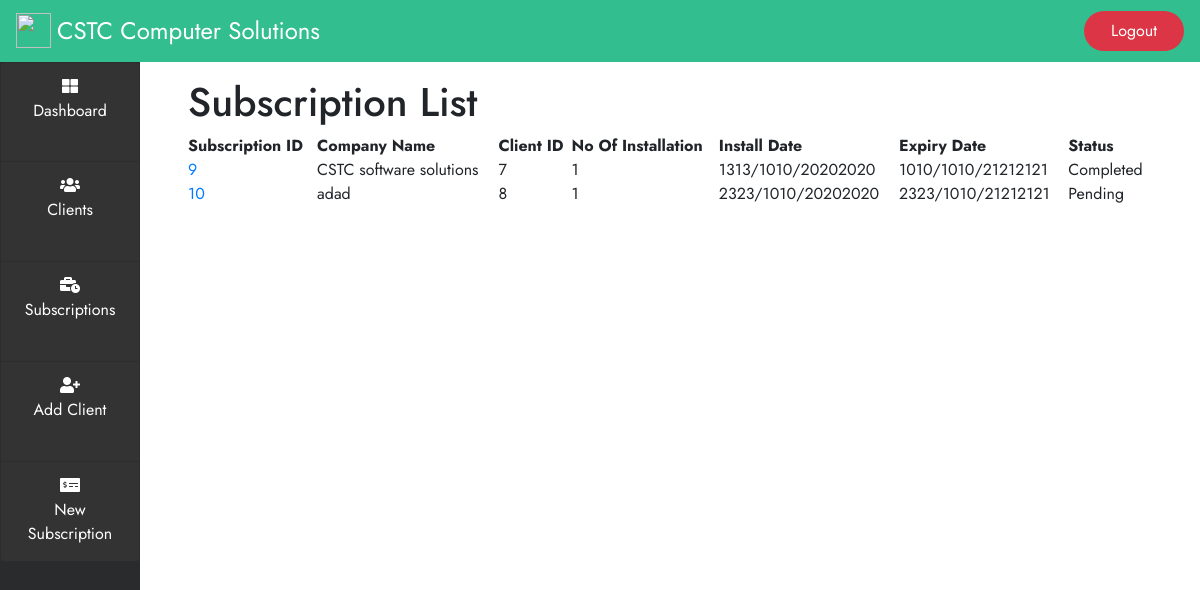
The page /subscription (signed in) on the database its author committed.
### subscription/models.py (models this page shows, shortened)
class Subscription(models.Model):
    CustomerName= models.ForeignKey(Customer, on_delete=models.CASCADE, related_name='customer')
    Installation_number = models.IntegerField(blank=False,default=1, validators=[MinValueValidator(1)])
    InstallDuration= models.IntegerField(blank=False,default=1, validators=[MinValueValidator(1)])
    InstallDate=models.DateField()
    ExpiryDate= models.DateField()
    TotalAmount= models.FloatField(blank=False, default=0, validators=[MinValueValidator(0)])
    AmountReceived=models.FloatField(blank=False,default=0, validators=[MinValueValidator(0)])
    RemainingAmount = models.FloatField(blank=False, default=0, validators=[MinValueValidator(0)])

### customer/models.py (models this page shows)
class Customer(models.Model):
    Name = models.CharField(max_length=250)
    Address1 = models.CharField(max_length=150)
    Address2 = models.CharField(max_length=150, blank=True)
    City= models.CharField(max_length=100)
    District = models.CharField(max_length=20)
    Zone = models.CharField(max_length=100)
    PhoneNo= models.CharField(max_length=15)
    Email = models.CharField(max_length=100)
    Website = models.CharField(max_length=100, blank=True)
    Contact_Person= models.CharField(max_length=100)
    Contact_Person_MobileNo= models.CharField(max_length=15)
    Contact_Person_Email= models.CharField(max_length=100)
    def __str__(self):
        return self.Name

### subscription/views.py (the view)
# urls.py: path('subscription', views.subscription_list, name='subscriptions'),
@login_required(login_url='index')
def subscription_list(request):
    obj = Subscription.objects.all()
    context = {
        'subscriptions': obj,
    }
    return render(request,'subscription.html',context)

### subscription/Templates/subscription.html (shortened to what this page needs)
{% extends "base.html" %}
{% block content %}
<div class="col-lg px-5 py-3 tablecontent">
    <h1>Subscription List</h1>
    <table id="datatable" class="display" style="width:100%">
        <thead>
            <tr>
                <th>Subscription ID</th>
                <th>Company Name</th>
                <th>Client ID</th>
                <th>No Of Installation</th>
                <th>Install Date</th>
                <th>Expiry Date</th>
                <th>Status</th>
            </tr>
        </thead>
        <tbody>
        {% for subscription in subscriptions %}
            <tr>
                <td><a href="{%url 'subscriptiondetail' subscription.id %}">{{ subscription.id }}</a></td>
                <td>{{ subscription.CustomerName }}</td>
                <td>{{ subscription.CustomerName.id }}</td>
                <td>{{ subscription.Installation_number }}</td>
                <td>{{ subscription.InstallDate }}</td>
                <td>{{ subscription.ExpiryDate }}</td>
                <td>
                    {% if subscription.RemainingAmount > 0 %}
                        Pending
                    {% else %}
                        Completed
                    {% endif %}
                </td>
            </tr>
        {% endfor %}
        </tbody>
</table>
</div>
{% endblock content %}

### user/static/css/style.css (style rules this page uses)
* { padding: 0; margin: 0; box-sizing: border-box; }
body { font-family: 'Jost', sans-serif; }
.tablecontent , .dash { font-family: 'Jost', sans-serif; }

### rows shown on the page
Subscription: id "9", CustomerName "CSTC software solutions", CustomerName.id "7", Installation_number "1", InstallDate "1313/1010/20202020", ExpiryDate "1010/1010/21212121", RemainingAmount "Completed"
Subscription: id "10", CustomerName "adad", CustomerName.id "8", Installation_number "1", InstallDate "2323/1010/20202020", ExpiryDate "2323/1010/21212121", RemainingAmount "Pending"
